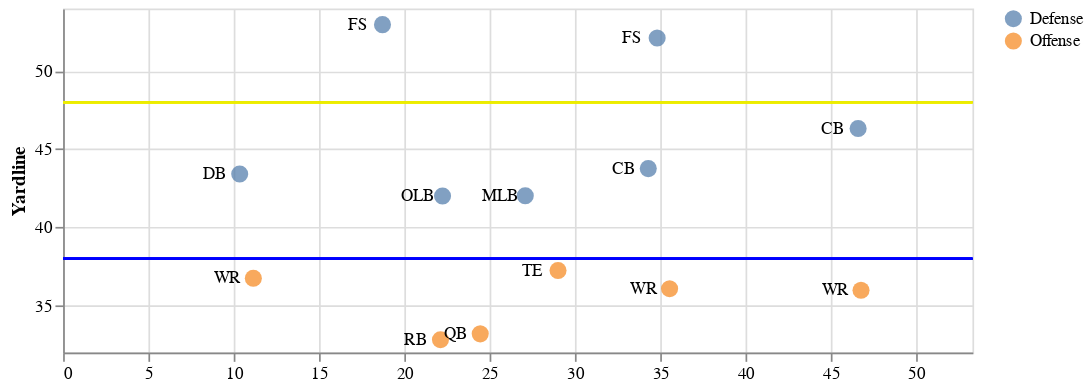

Notebook cell for this chart:
### Code cell
from play_vis import create_starting_chart

create_starting_chart(def_cleaning.weeks_data, 2018090910, 3526)

### Figure 1 — Vega-Lite specification as saved in the notebook (floating-point values rounded to 4 significant figures)
{"usermeta": {"embedOptions": {"theme": "fivethirtyeight"}}, "config": {"view": {"continuousWidth": 400, "continuousHeight": 300}}, "layer": [{"mark": {"type": "circle", "dx": 5, "dy": 5, "size": 100}, "encoding": {"color": {"type": "nominal", "field": "off", "title": null}, "x": {"type": "quantitative", "field": "y_dir", "scale": {"domain": [0, 53.3]}}, "y": {"type": "quantitative", "field": "x_dir"}}}, {"mark": {"type": "text", "dx": -15, "fontSize": 10}, "encoding": {"text": {"type": "nominal", "field": "position"}, "x": {"type": "quantitative", "field": "y_dir", "scale": {"domain": [0, 53.3]}, "title": null}, "y": {"type": "quantitative", "field": "x_dir", "scale": {"zero": false}, "title": "Yardline"}}}, {"mark": {"type": "rule", "color": "blue"}, "encoding": {"y": {"type": "quantitative", "field": "yardline_dir"}}}, {"mark": {"type": "rule", "color": "#ECEC01"}, "encoding": {"y": {"type": "quantitative", "field": "yardline_first_dir"}}}], "data": {"name": "data-fb77a0a1db58fdc4a83e796cbb641904"}, "height": 201.6, "width": 533.0, "$schema": "https://vega.github.io/schema/vega-lite/v4.8.1.json", "datasets": {"data-fb77a0a1db58fdc4a83e796cbb641904": [{"nflId": 80670.0, "x_100": 43.76, "y": 19.0, "position": "CB", "yardline_100": 38.0, "yardline_first": 48.0, "off": "Defense", "x_dir": 43.76, "yardline_dir": 38.0, "yardline_first_dir": 48.0, "y_dir": 34.3}, {"nflId": 2499000.0, "x_100": 52.97, "y": 34.58, "position": "FS", "yardline_100": 38.0, "yardline_first": 48.0, "off": "Defense", "x_dir": 52.97, "yardline_dir": 38.0, "yardline_first_dir": 48.0, "y_dir": 18.72}, {"nflId": 2506000.0, "x_100": 52.12, "y": 18.48, "position": "FS", "yardline_100": 38.0, "yardline_first": 48.0, "off": "Defense", "x_dir": 52.12, "yardline_dir": 38.0, "yardline_first_dir": 48.0, "y_dir": 34.82}, {"nflId": 2533000.0, "x_100": 42.02, "y": 26.21, "position": "MLB", "yardline_100": 38.0, "yardline_first": 48.0, "off": "Defense", "x_dir": 42.02, "yardline_dir": 38.0, "yardline_first_dir": 48.0, "y_dir": 27.09}, {"nflId": 2534000.0, "x_100": 36.75, "y": 42.15, "position": "WR", "yardline_100": 38.0, "yardline_first": 48.0, "off": "Offense", "x_dir": 36.75, "yardline_dir": 38.0, "yardline_first_dir": 48.0, "y_dir": 11.15}, {"nflId": 2536000.0, "x_100": 36.08, "y": 17.75, "position": "WR", "yardline_100": 38.0, "yardline_first": 48.0, "off": "Offense", "x_dir": 36.08, "yardline_dir": 38.0, "yardline_first_dir": 48.0, "y_dir": 35.55}, {"nflId": 2550000.0, "x_100": 35.98, "y": 6.53, "position": "WR", "yardline_100": 38.0, "yardline_first": 48.0, "off": "Offense", "x_dir": 35.98, "yardline_dir": 38.0, "yardline_first_dir": 48.0, "y_dir": 46.77}, {"nflId": 2552000.0, "x_100": 42.01, "y": 31.06, "position": "OLB", "yardline_100": 38.0, "yardline_first": 48.0, "off": "Defense", "x_dir": 42.01, "yardline_dir": 38.0, "yardline_first_dir": 48.0, "y_dir": 22.24}, {"nflId": 2553000.0, "x_100": 37.24, "y": 24.29, "position": "TE", "yardline_100": 38.0, "yardline_first": 48.0, "off": "Offense", "x_dir": 37.24, "yardline_dir": 38.0, "yardline_first_dir": 48.0, "y_dir": 29.01}, {"nflId": 2555000.0, "x_100": 46.32, "y": 6.7, "position": "CB", "yardline_100": 38.0, "yardline_first": 48.0, "off": "Defense", "x_dir": 46.32, "yardline_dir": 38.0, "yardline_first_dir": 48.0, "y_dir": 46.6}, {"nflId": 2555000.0, "x_100": 32.81, "y": 31.18, "position": "RB", "yardline_100": 38.0, "yardline_first": 48.0, "off": "Offense", "x_dir": 32.81, "yardline_dir": 38.0, "yardline_first_dir": 48.0, "y_dir": 22.12}, {"nflId": 2555000.0, "x_100": 33.19, "y": 28.85, "position": "QB", "yardline_100": 38.0, "yardline_first": 48.0, "off": "Offense", "x_dir": 33.19, "yardline_dir": 38.0, "yardline_first_dir": 48.0, "y_dir": 24.45}, {"nflId": 2561000.0, "x_100": 43.41, "y": 42.95, "position": "DB", "yardline_100": 38.0, "yardline_first": 48.0, "off": "Defense", "x_dir": 43.41, "yardline_dir": 38.0, "yardline_first_dir": 48.0, "y_dir": 10.35}]}}
